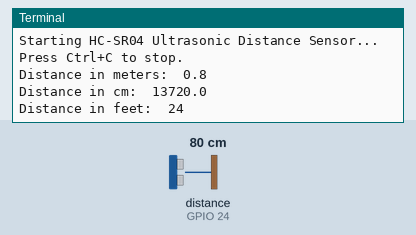
Recording of a program running on a simulated Raspberry Pi (BCM pin numbers). On the bench: the last lines printed to the terminal. Inputs (shaded band) come from the test bench; at power-on: distance to the obstacle (sensor on GPIO 24) 80 cm. The echo pulse lasts 58.3 µs per cm.

Above: at 1.2 s.
1.3 s: distance to the obstacle (sensor on GPIO 24) set to 2 cm
At 2.3 s:
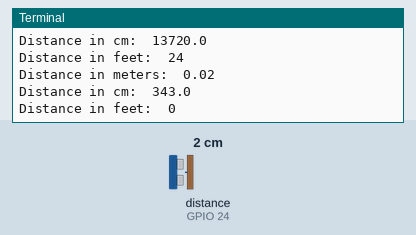
2.8 s: distance to the obstacle (sensor on GPIO 24) set to 4 cm
At 4.7 s:
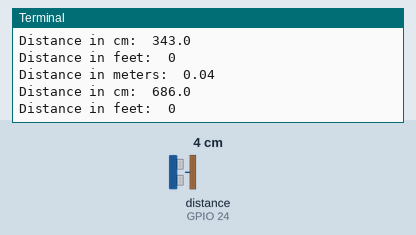
Timing chart, 0 to 6.2 s (numbered marks = the images above; inputs shaded):
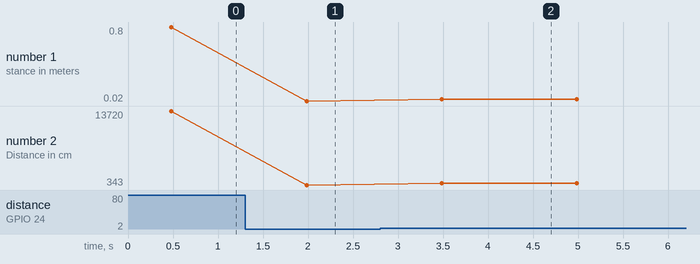

Measured:
- after the input at 1.3 s, the terminal: prints a new line after 0.68 s (image 1)
- after the input at 2.8 s, the terminal: prints a new line after 0.68 s (image 2)
- plotted number 1: 0.8 → 0.02 after the input at 1.3 s, 0.02 → 0.04 after the input at 2.8 s
- plotted number 2: 13720 → 343 after the input at 1.3 s, 343 → 686 after the input at 2.8 s

The program:

dist_lab.py
```python
"""
AIPI 590
WEEK 4 - LAB 2
___________________
HC-SR04 ULTRASONIC DISTANCE SENSOR

- Clone this code to your Raspberry Pi
- Complete the required function to measure distance
- Save distance readings to the console
- Push back to Edstem with Git

"""

from gpiozero import DistanceSensor
from time import sleep

"""
PIN CONFIGURATION:
Setup GPIO pins for trigger and echo
"""

TRIGGER_PIN = 23
ECHO_PIN = 24

"""
SENSOR CONFIGURATION:
Configure the distance sensor using the GPIO variables
"""
ultrasonic = DistanceSensor(echo=ECHO_PIN, trigger=TRIGGER_PIN)

"""
SOLUTION FUNCTION:
# ADD YOUR SOLUTION TO THE DESIGNATED AREA
# DO NOT ALTER THE SURROUNDING CODE
"""


def measure_distance(sensor):
    """
    Measures the distance using the HC-SR04 sensor.
    - Create variables for meters, feet, and centimeters.
    - Print out those variables to the console.
    """
    ### BEGIN SOLUTION ###

    meters = ultrasonic.distance
    cm = (ultrasonic.distance * 34300) / 2
    ft = int(ultrasonic.distance / 0.3048) * 12

    print('Distance in meters: ', meters)
    print('Distance in cm: ', cm)
    print('Distance in feet: ', ft)
    sleep(0.5)


    ### END SOLUTION ###


"""
TEST FUNCTION:
DO NOT REMOVE OR EDIT
ANY CODE BELOW THIS LINE
___________________
"""


def main():
    """
    Main function to initialize the HC-SR04 sensor and continuously measure distance.
    """
    print("Starting HC-SR04 Ultrasonic Distance Sensor...")
    print("Press Ctrl+C to stop.")

    # Initialize the ultrasonic distance sensor
    try:
        while True:
            # Use the solution function to measure distance
            measure_distance(ultrasonic)
            # Wait before the next reading
            sleep(1)

    except KeyboardInterrupt:
        print("Exiting program. Goodbye!")


# Run the main function
if __name__ == "__main__":
    main()
```
